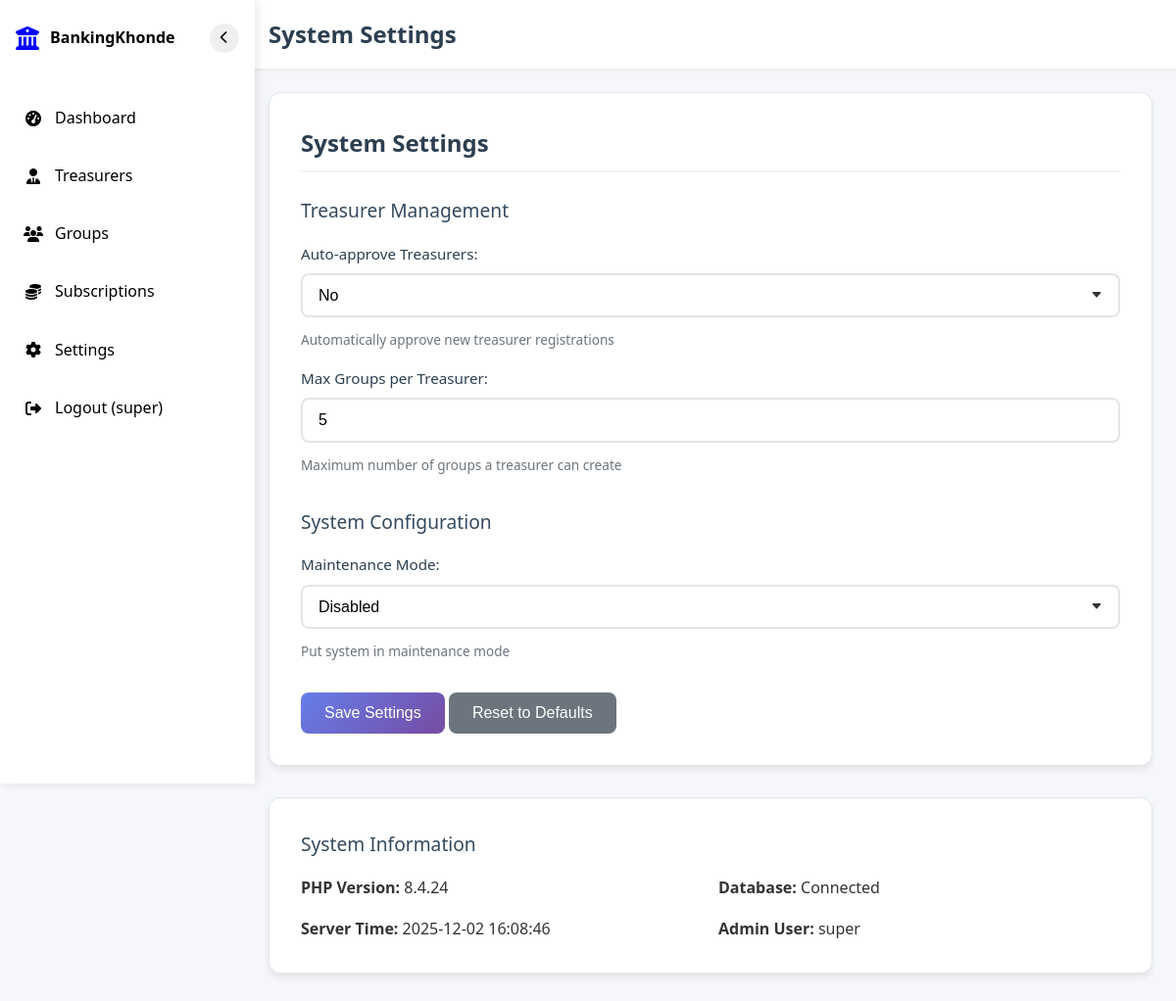
Screenshot of /admin/settings.php (signed in) with the database file from the repository.
### tables this page shows
CREATE TABLE admin_settings (
    id INT AUTO_INCREMENT PRIMARY KEY,
    setting_key VARCHAR(100) UNIQUE NOT NULL,
    setting_value TEXT,
    description TEXT,
    updated_at TIMESTAMP DEFAULT CURRENT_TIMESTAMP ON UPDATE CURRENT_TIMESTAMP
);

### admin/settings.php (the view, shortened to what this page needs)
<?php
$database = new Database();
$db = $database->getConnection();
$query = "SELECT setting_key, setting_value, description FROM admin_settings";
$stmt = $db->prepare($query);
$stmt->execute();
$settings_data = $stmt->fetchAll(PDO::FETCH_ASSOC);
$settings = [];
foreach ($settings_data as $setting) {
    $settings[$setting['setting_key']] = [
        'value' => $setting['setting_value'],
        'description' => $setting['description']
    ];
}
?>
<!DOCTYPE html>
<html lang="en">
<head>
    <link rel="stylesheet" href="https://cdnjs.cloudflare.com/ajax/libs/font-awesome/6.4.0/css/all.min.css">
</head>
<body>
    <div class="admin-layout">
        <?php include 'includes/sidebar.php'; ?>
        <main class="admin-main" id="adminMain">
            <header class="main-header">
                <h1>System Settings</h1>
            </header>
            <div class="main-content">
                <div class="card">
                    <h2>System Settings</h2>
                    <form method="POST">
                        <div style="display: grid; gap: 2rem;">
                            <div>
                                <h3>Treasurer Management</h3>
                                <div style="display: grid; gap: 1rem;">
                                    <div class="form-group">
                                        <label for="treasurer_auto_approve">Auto-approve Treasurers:</label>
                                        <select id="treasurer_auto_approve" name="settings[treasurer_auto_approve]" required>
                                            <option value="no" <?php echo ($settings['treasurer_auto_approve']['value'] ?? 'no') === 'no' ? 'selected' : ''; ?>>No</option>
                                        </select>
                                        <small><?php echo $settings['treasurer_auto_approve']['description'] ?? 'Automatically approve new treasurer registrations'; ?></small>
                                    </div>
                                    <div class="form-group">
                                        <label for="max_groups_per_treasurer">Max Groups per Treasurer:</label>
                                        <input type="number" id="max_groups_per_treasurer" name="settings[max_groups_per_treasurer]"
                                               value="<?php echo $settings['max_groups_per_treasurer']['value'] ?? 5; ?>" min="1" max="50" required>
                                        <small><?php echo $settings['max_groups_per_treasurer']['description'] ?? 'Maximum number of groups a treasurer can create'; ?></small>
                                    </div>
                                </div>
                            </div>
                            <div>
                                <h3>System Configuration</h3>
                                <div style="display: grid; gap: 1rem;">
                                    <div class="form-group">
                                        <label for="system_maintenance">Maintenance Mode:</label>
                                        <select id="system_maintenance" name="settings[system_maintenance]" required>
                                            <option value="no" <?php echo ($settings['system_maintenance']['value'] ?? 'no') === 'no' ? 'selected' : ''; ?>>Disabled</option>
                                        </select>
                                        <small><?php echo $settings['system_maintenance']['description'] ?? 'Put system in maintenance mode'; ?></small>
                                    </div>
                                </div>
                            </div>
                        </div>
                        <div style="margin-top: 2rem;">
                            <button type="submit" class="btn btn-primary">Save Settings</button>
                            <button type="reset" class="btn btn-secondary">Reset to Defaults</button>
                        </div>
                    </form>
                </div>
                <div class="card" style="margin-top: 2rem;">
                    <h3>System Information</h3>
                    <div style="display: grid; grid-template-columns: 1fr 1fr; gap: 1rem;">
                        <div>
                            <strong>PHP Version:</strong> <?php echo phpversion(); ?>
                        </div>
                        <div>
                            <strong>Database:</strong> Connected
                        </div>
                        <div>
                            <strong>Server Time:</strong> <?php echo date('Y-m-d H:i:s'); ?>
                        </div>
                        <div>
                            <strong>Admin User:</strong> <?php echo htmlspecialchars($_SESSION['admin_username']); ?>
                        </div>
                    </div>
                </div>
            </div>
        </main>
    </div>
</body>
</html>

### admin/includes/sidebar.php (shortened to what this page needs)
<aside class="admin-sidebar" id="adminSidebar">
    <div class="sidebar-header">
        <div class="logo">
            <i class="fas fa-university"></i>
            <span>BankingKhonde</span>
        </div>
        <button class="sidebar-toggle" id="sidebarToggle">
            <i class="fas fa-chevron-left"></i>
        </button>
    </div>
    <nav class="sidebar-nav">
        <ul class="sidebar-nav-links">
            <li>
                <a href="dashboard.php">
                    <i class="fas fa-tachometer-alt"></i>
                    <span class="link-text">Dashboard</span>
                </a>
            </li>
            <li>
                <a href="treasurers.php">
                    <i class="fas fa-user-tie"></i>
                    <span class="link-text">Treasurers</span>
                </a>
            </li>
            <li>
                <a href="groups.php">
                    <i class="fas fa-users"></i>
                    <span class="link-text">Groups</span>
                </a>
            </li>
            <li>
                <a href="subscriptions.php">
                    <i class="fas fa-coins"></i>
                    <span class="link-text">Subscriptions</span>
                </a>
            </li>
            <li>
                <a href="settings.php">
                    <i class="fas fa-cog"></i>
                    <span class="link-text">Settings</span>
                </a>
            </li>
            <li>
                <a href="logout.php">
                    <i class="fas fa-sign-out-alt"></i>
                    <span class="link-text">Logout (<?php echo htmlspecialchars($_SESSION['admin_username']); ?>)</span>
                </a>
            </li>
        </ul>
    </nav>
</aside>

### admin/settings.php (style rules this page uses)
* { margin: 0; padding: 0; box-sizing: border-box; }
body { font-family: 'Segoe UI', Tahoma, Geneva, Verdana, sans-serif; line-height: 1.6; color: #333; background-color: #f5f7fa; min-height: 100vh; }
.admin-layout { display: flex; min-height: 100vh; }
.sidebar-nav { flex: 1; padding: 1rem 0; }
.sidebar-nav-links { list-style: none; padding: 0; margin: 0; }
.sidebar-nav-links li { margin-bottom: 0.5rem; }
.sidebar-nav-links a { color: white; text-decoration: none; padding: 0.8rem 1rem; display: flex; align-items: center; gap: 12px; transition: all 0.3s ease; border-radius: 0; margin: 0 0.5rem; border-radius: 5px; }
.sidebar-nav-links i { width: 20px; text-align: center; }
.admin-main { flex: 1; margin-left: 250px; transition: margin-left 0.3s ease; background-color: #f5f7fa; min-height: 100vh; }
.main-header { background: white; padding: 1rem 1.5rem; box-shadow: 0 2px 4px rgba(0, 0, 0, 0.05); display: flex; align-items: center; gap: 1rem; }
.main-header h1 { margin: 0; font-size: 1.5rem; color: #2c3e50; }
.main-content { padding: 1.5rem; }
.card { background: white; border-radius: 12px; padding: 2rem; box-shadow: 0 4px 6px rgba(0, 0, 0, 0.07); border: 1px solid #e1e5e9; margin-bottom: 1.5rem; transition: transform 0.2s ease, box-shadow 0.2s ease; }
.card h2 { color: #2c3e50; font-size: 1.5rem; margin-bottom: 1.5rem; padding-bottom: 0.5rem; border-bottom: 2px solid #f0f2f5; font-weight: 600; }
.card h3 { color: #34495e; font-size: 1.2rem; margin-bottom: 1rem; font-weight: 500; }
.form-group { display: flex; flex-direction: column; gap: 0.5rem; }
.form-group label { font-weight: 500; color: #2c3e50; font-size: 0.95rem; }
.form-group input, .form-group select { padding: 0.75rem 1rem; border: 2px solid #e1e5e9; border-radius: 8px; font-size: 1rem; transition: all 0.3s ease; background-color: white; }
.form-group small { color: #6c757d; font-size: 0.85rem; margin-top: 0.25rem; }
.btn { padding: 0.75rem 1.5rem; border: none; border-radius: 8px; font-size: 1rem; font-weight: 500; cursor: pointer; transition: all 0.3s ease; display: inline-flex; align-items: center; gap: 0.5rem; text-decoration: none; }
.btn-primary { background: linear-gradient(135deg, #667eea 0%, #764ba2 100%); color: white; }
.btn-secondary { background-color: #6c757d; color: white; }
select { appearance: none; background-repeat: no-repeat; background-position: right 1rem center; background-size: 12px; padding-right: 2.5rem !important; }
input[type="number"] { -moz-appearance: textfield; }

### admin/includes/sidebar.php (style rules this page uses)
.admin-sidebar { width: 260px; background: white; color: white; transition: var(--transition); position: fixed; height: 100vh; z-index: 1000; box-shadow: 2px 0 10px rgba(0, 0, 0, 0.1); display: flex; flex-direction: column; }
.sidebar-header { padding: 1.5rem 1rem; display: flex; justify-content: space-between; align-items: center; border-bottom: 1px solid rgba(255, 255, 255, 0.1); }
.logo { display: flex; align-items: center; gap: 10px; font-weight: 700; white-space: nowrap; overflow: hidden; color: black; }
.logo i { color: blue; font-size: 1.5rem; min-width: 25px; }
.sidebar-toggle { border: none; color: black; width: 30px; height: 30px; border-radius: 50%; display: flex; align-items: center; justify-content: center; cursor: pointer; transition: var(--transition); }
.sidebar-nav { flex: 1; padding: 1rem 0; }
.sidebar-nav-links { list-style: none; padding: 0; margin: 0; }
.sidebar-nav-links li { margin-bottom: 0.5rem; }
.sidebar-nav-links a { color: black; text-decoration: none; padding: 0.8rem 1rem; display: flex; align-items: center; gap: 12px; transition: var(--transition); border-radius: 0; margin: 0 0.5rem; border-radius: 5px; }
.sidebar-nav-links i { width: 20px; text-align: center; }

### rows the page displays
admin_settings: setting_value "No", description "Automatically approve new treasurer registrations"
admin_settings: setting_value "5", description "Maximum number of groups a treasurer can create"
admin_settings: setting_value "Disabled", description "Put system in maintenance mode"

### other values shown
$_SESSION['admin_username'] "super"
phpversion() "8.4.24"
